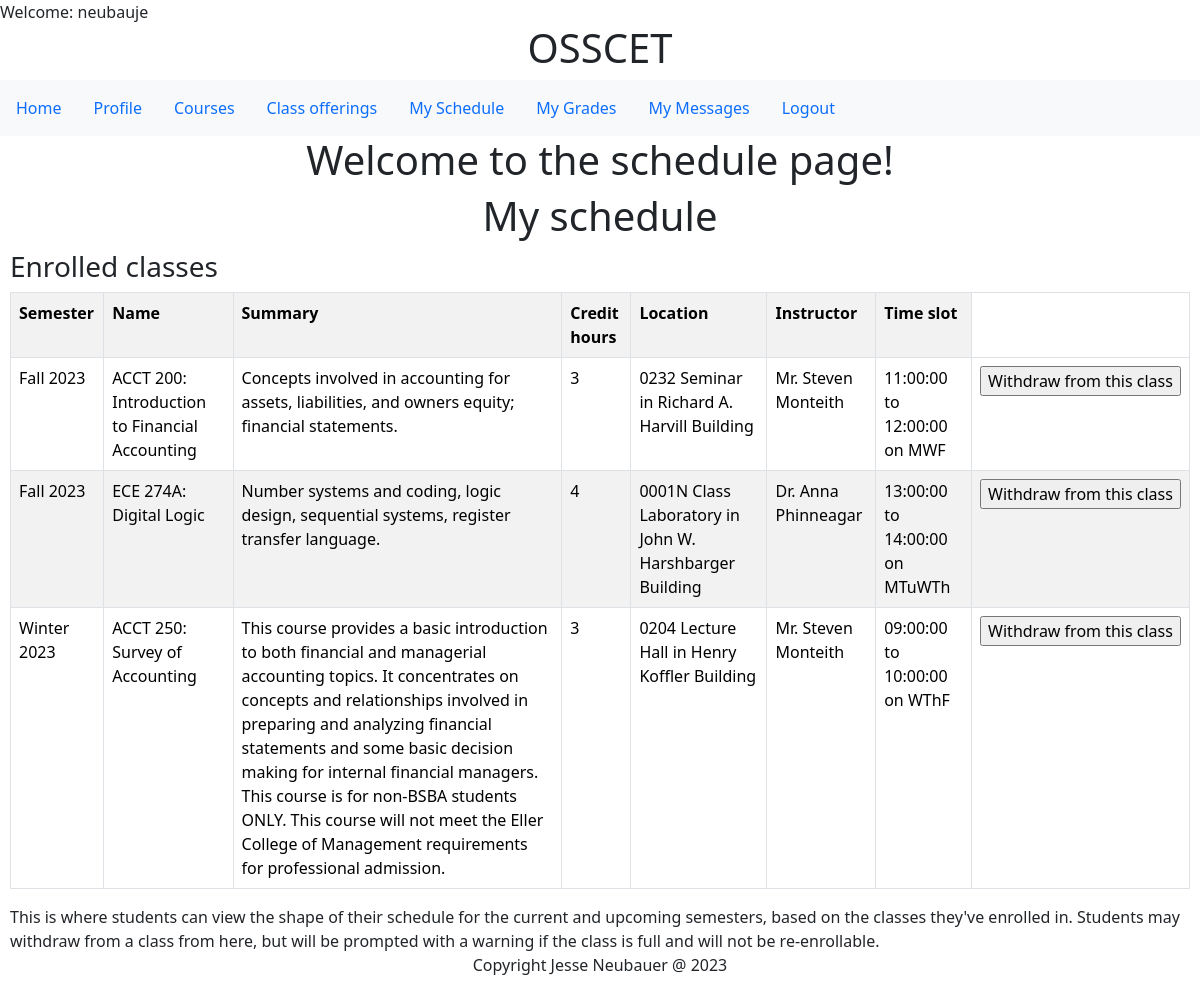
The app's page /schedule.php (signed in), older data.
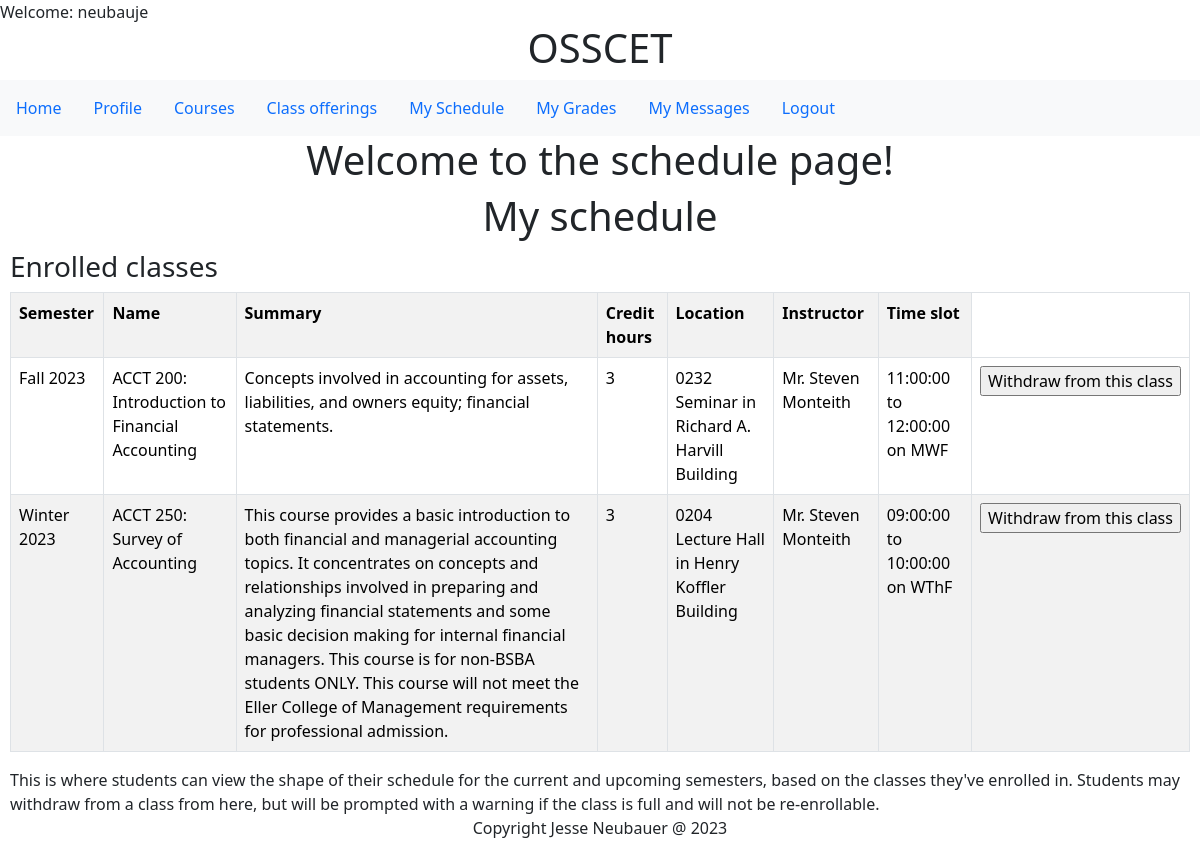
The same page, newer data.
### tables this page shows
CREATE TABLE `enrollment` (
  `class_id` bigint(20) NOT NULL,
  `user_id` bigint(20) NOT NULL,
  `enrollment_date` timestamp NOT NULL DEFAULT current_timestamp() ON UPDATE current_timestamp(),
  `enrollment_status` char(1) DEFAULT NULL,
  `grade` double DEFAULT NULL
);

CREATE TABLE `semesters` (
  `semester_name` varchar(50) NOT NULL,
  `start_date` date NOT NULL,
  `end_date` date NOT NULL
);

CREATE TABLE `courses` (
  `course_id` varchar(10) NOT NULL,
  `course_name` varchar(100) NOT NULL,
  `summary` varchar(1000) DEFAULT NULL,
  `credits` int(11) NOT NULL,
  `track_id` int(11) NOT NULL,
  `prerequesites` tinyint(1) DEFAULT NULL,
  `default_max_capacity` int(11) DEFAULT NULL
);

CREATE TABLE `rooms` (
  `room_id` varchar(10) NOT NULL,
  `room_name` varchar(45) NOT NULL,
  `building_name` varchar(200) DEFAULT NULL,
  `capacity` int(11) NOT NULL,
  `ada_accessible` tinyint(1) DEFAULT NULL,
  `building_address` varchar(200) DEFAULT NULL
);

CREATE TABLE `teachers` (
  `user_id` int(11) NOT NULL,
  `teacher_id` varchar(20) NOT NULL,
  `password` varchar(45) NOT NULL,
  `role_id` int(11) DEFAULT NULL,
  `email` varchar(45) DEFAULT 'teacher@uagc.edu',
  `phone` varchar(45) DEFAULT '(111)222-3333',
  `prefix` varchar(5) DEFAULT 'Mx.',
  `first_name` varchar(45) NOT NULL,
  `last_name` varchar(45) NOT NULL,
  `ssn` varchar(20) DEFAULT '111-22-3333',
  `hire_date` date NOT NULL DEFAULT current_timestamp(),
  `mailing_address` varchar(500) DEFAULT '1401 University of AZ, Tucson, AZ, 85719',
  `salary` double DEFAULT NULL,
  `bio_summary` varchar(1000) DEFAULT 'This is a placeholder for where your biography/summary should go. It will be shown to students, describing you. Please put it in 3rd person and make sure to include your pronouns.'
);

CREATE TABLE `offerings` (
  `class_id` bigint(20) NOT NULL,
  `course_id` varchar(10) NOT NULL,
  `teacher_user_id` bigint(20) NOT NULL,
  `room_id` varchar(10) NOT NULL,
  `occupancy` int(11) DEFAULT NULL,
  `vacancies` int(11) DEFAULT NULL,
  `semester_name` varchar(50) NOT NULL,
  `start_time` time DEFAULT NULL,
  `end_time` time DEFAULT NULL,
  `monday` tinyint(1) DEFAULT NULL,
  `tuesday` tinyint(1) DEFAULT NULL,
  `wednesday` tinyint(1) DEFAULT NULL,
  `thursday` tinyint(1) DEFAULT NULL,
  `friday` tinyint(1) DEFAULT NULL,
  `saturday` tinyint(1) DEFAULT NULL,
  `sunday` tinyint(1) DEFAULT NULL
);

### schedule_student.php (the view, shortened to what this page needs)
<!DOCTYPE html>
<html lang="en">
<head>
</head>
<body>
<div class="container text-center">
<h1>My schedule</h1>
</div>
</head>
<body>
    <div class="bs-example">
            <div class="row">
                <div class="col-md-12">
                    <div class="page-header clearfix">
                        <h3 class="pull-left">Enrolled classes</h3>
                    </div>
                    <?php
                    include_once 'db.php';
         $user_id = $_SESSION['user_id'];
         $result = mysqli_query($conn,"SELECT * FROM enrollment
                    INNER JOIN offerings on enrollment.class_id=offerings.class_id
                    INNER JOIN teachers ON offerings.teacher_user_id=teachers.user_id
                    INNER JOIN courses ON offerings.course_id=courses.course_id
                    INNER JOIN rooms ON offerings.room_id=rooms.room_id
                    INNER JOIN semesters ON offerings.semester_name=semesters.semester_name
                    WHERE enrollment.user_id = '$user_id' and enrollment_status = 'a'
                    ORDER BY `start_date`, `start_time`");
                    if ($result->num_rows > 0) {
                        ?>
                          <table class='table table-bordered table-striped'>
                           <th>Semester</th>
                           <th>Name</th>
                            <th>Summary</th>
                            <th>Credit hours</th>
                            <th>Location</th>
                            <th>Instructor</th>
                            <th>Time slot</th>
                        <?php
                        while($row = mysqli_fetch_array($result)) {
                            $teacher_name = $row['prefix'] . ' ' . $row['first_name'] . ' ' . $row['last_name'];
                            $location = $row['room_name'] . ' in ' . $row['building_name'];
                            $class_days = "";
                            if($row['monday'] == 1){$class_days = $class_days . 'M';}
                            if($row['tuesday'] == 1){$class_days = $class_days . 'Tu';}
                            if($row['wednesday'] == 1){$class_days = $class_days . 'W';}
                            if($row['thursday'] == 1){$class_days = $class_days . 'Th';}
                            if($row['friday'] == 1){$class_days = $class_days . 'F';}
                            $time_slot = $row['start_time'] . ' to ' . $row['end_time'] . ' on ' . $class_days;
                        ?>
                        <tr>
                            <td><?php echo $row["semester_name"]; ?></td>
                            <td><?php echo $row["course_id"]; echo ': '; echo $row["course_name"]; ?></td>
                            <td><?php echo $row["summary"]; ?></td>
                            <td><?php echo $row["credits"]; ?></td>
                            <td><?php echo $location; ?></td>
                            <td><?php echo $teacher_name; ?></td>
                            <td><?php echo $time_slot; ?></td>
                            <?php $displayed_class_id = $row["class_id"];
                            if($search_enrollments = $conn->prepare('SELECT * from enrollment where `class_id`=? and `user_id`=?')){
                                $search_enrollments->execute([$displayed_class_id, $user_id]);
                                $search_enrollments_result = $search_enrollments->get_result();
                            if($search_enrollments_result->num_rows <1){ ?>
                                <td><form method="POST" action="classes.php"><input type="hidden" name="class_id" value="<?php echo $row['class_id'] ?>"><input type="submit" name="enroll" value="Enroll in this class"></form></td> <?php }
                            else { ?>
                            <td><form method="POST" action="classes.php"><input type="hidden" name="class_id" value="<?php echo $row['class_id'] ?>"><input type="submit" name="withdraw" value="Withdraw from this class"></form></td>
                           <?php }} ?>
                        </tr>
                        <?php
                        }
                        ?>
                        </table>
                         <?php
                        }
                        else{
                            echo "No result found";
                        }?>
                </div>
            </div>
    <div>
    This is where students can view the shape of their schedule for the current and upcoming semesters, based on the classes they've enrolled in.
    Students may withdraw from a class from here, but will be prompted with a warning if the class is full and will not be re-enrollable.
</div>
</body>
</html>

### schedule.php (shortened to what this page needs)
<!DOCTYPE html>
<html lang="en">
<head>
<link rel="stylesheet" href="https://maxcdn.bootstrapcdn.com/bootstrap/5.3.1/css/bootstrap.min.css">
<link rel="stylesheet" href="https://maxcdn.bootstrapcdn.com/bootstrap/5.3.1/css/bootstrap-theme.min.css">
</head>
<body>
<?php include 'master.php';?>
<div class="container text-center">
<h1>Welcome to the schedule page!</h1>
</div>
<?php
if($_SESSION['role_id'] == 1){
    require_once 'schedule_student.php';
}
?>
<?php include 'footer.php';?>
</body>
</html>

### master.php (shortened to what this page needs)
<?php
if( isset($_SESSION['username']))
echo "Welcome: " . $_SESSION['username'];
?>
<!DOCTYPE html>
<html lang="en">
<head>
<link rel="stylesheet" href="https://stackpath.bootstrapcdn.com/bootstrap/4.3.1/css/bootstrap.min.css">
</head>
<body>
<div class="container text-center">
<h1>OSSCET</h1>
</div>
<nav class="navbar navbar-expand-lg navbar-light bg-light">
<ul class="nav">
<li class="nav-item"><a class="nav-link active" href=index.php>Home</a></li>
<?php
if( isset($_SESSION['username']))
{
echo '<li class="nav-item"><a class="nav-link active" href="profile.php"><span class="glyphicon glyphicon-briefcase"></span> Profile</a></li>';
echo '<li class="nav-item"><a class="nav-link active" href="courses.php"><span class="glyphicon glyphicon-briefcase"></span> Courses</a></li>';
echo '<li class="nav-item"><a class="nav-link active" href="classes.php"><span class="glyphicon glyphicon-off"></span> Class offerings</a></li>';
echo '<li class="nav-item"><a class="nav-link active" href="schedule.php"><span class="glyphicon glyphicon-off"></span> My Schedule</a></li>';
echo '<li class="nav-item"><a class="nav-link active" href="grades.php"><span class="glyphicon glyphicon-off"></span> My Grades</a></li>';
echo '<li class="nav-item"><a class="nav-link active" href="messages.php"><span class="glyphicon glyphicon-off"></span> My Messages</a></li>';
echo '<li class="nav-item"><a class="nav-link active" href="logout.php"><span class="glyphicon glyphicon-off"></span> Logout</a></li>';
}
else
{
echo '<li class="nav-item"><a class="nav-link active" href="login.php"><span class="glyphicon glyphicon-user"></span> Login</a></li>';
echo '<li class="nav-item"><a class="nav-link active" href="registration.php"><span class="glyphicon glyphicon-pencil"></span> Registration</a></li>';
}
?>
</ul>
</nav>
</body>
</html>

### footer.php (shortened to what this page needs)
<!DOCTYPE html>
<html lang="en">
<head>
<link rel="stylesheet" href="https://maxcdn.bootstrapcdn.com/bootstrap/5.3.1/css/bootstrap.min.css">
<link rel="stylesheet" href="https://maxcdn.bootstrapcdn.com/bootstrap/5.3.1/css/bootstrap-theme.min.css">
</head>
<body>
<div class="navbar-fixed-bottom row-fluid">
<div class="navbar-inner">
<div class="container text-center">
Copyright Jesse Neubauer @ 2023
</div>
</div>
</div>
</body>
</html>

### schedule_student.php (style rules this page uses)
.bs-example { margin: 10px; }

Row changes from the older to the newer data that the page shows:
no longer on this page (row edited): enrollment: semesters.semester_name "Fall 2023", courses.course_id "ECE 274A", courses.course_name "Digital Logic", courses.summary "Number systems and coding, logic design, sequential systems, register transfer language.", courses.credits "4", rooms.room_name+building_name "0001N Class Laboratory in John W. Harshbarger Building", teachers.prefix+first_name+last_name "Dr. Anna Phinneagar", class.end_time "13:00:00 to 14:00:00 on MTuWTh"
